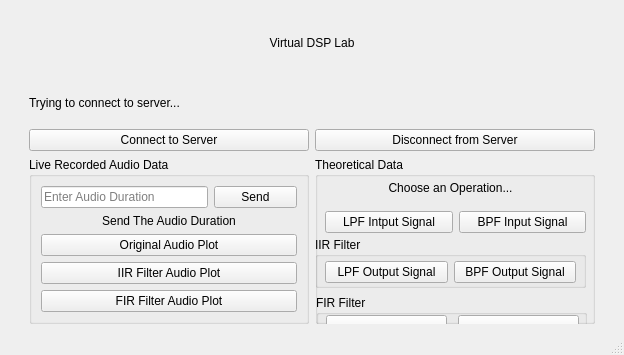
<?xml version="1.0" encoding="UTF-8"?>
<ui version="4.0">
 <class>MainWindow</class>
 <widget class="QMainWindow" name="MainWindow">
  <property name="geometry">
   <rect>
    <x>0</x>
    <y>0</y>
    <width>624</width>
    <height>355</height>
   </rect>
  </property>
  <property name="windowTitle">
   <string>Client</string>
  </property>
  <property name="statusTip">
   <string>Ranajit Das            Dipankar Ray           Suhana Das          Sujoy Mondal (Project Mentor)</string>
  </property>
  <property name="layoutDirection">
   <enum>Qt::LeftToRight</enum>
  </property>
  <widget class="QWidget" name="centralwidget">
   <layout class="QGridLayout" name="gridLayout">
    <item row="1" column="0" rowspan="2">
     <spacer name="verticalSpacer">
      <property name="orientation">
       <enum>Qt::Vertical</enum>
      </property>
      <property name="sizeHint" stdset="0">
       <size>
        <width>20</width>
        <height>83</height>
       </size>
      </property>
     </spacer>
    </item>
    <item row="1" column="1" colspan="2">
     <layout class="QVBoxLayout" name="verticalLayout">
      <item>
       <widget class="QLabel" name="label">
        <property name="styleSheet">
         <string notr="true">font: 14pt &quot;Times New Roman&quot;;</string>
        </property>
        <property name="text">
         <string>Trying to connect to server...</string>
        </property>
       </widget>
      </item>
      <item>
       <layout class="QHBoxLayout" name="horizontalLayout">
        <item>
         <widget class="QPushButton" name="connect_button">
          <property name="text">
           <string>Connect to Server</string>
          </property>
         </widget>
        </item>
        <item>
         <widget class="QPushButton" name="disconnect_button">
          <property name="text">
           <string>Disconnect from Server</string>
          </property>
         </widget>
        </item>
       </layout>
      </item>
     </layout>
    </item>
    <item row="1" column="3" rowspan="2">
     <spacer name="verticalSpacer_2">
      <property name="orientation">
       <enum>Qt::Vertical</enum>
      </property>
      <property name="sizeHint" stdset="0">
       <size>
        <width>20</width>
        <height>83</height>
       </size>
      </property>
     </spacer>
    </item>
    <item row="2" column="1">
     <widget class="QGroupBox" name="groupBox">
      <property name="title">
       <string>Live Recorded Audio Data</string>
      </property>
      <layout class="QGridLayout" name="gridLayout_4">
       <item row="3" column="0" colspan="3">
        <widget class="QPushButton" name="IIR_plot">
         <property name="text">
          <string>IIR Filter Audio Plot</string>
         </property>
        </widget>
       </item>
       <item row="2" column="0" colspan="3">
        <widget class="QPushButton" name="start_plot">
         <property name="text">
          <string>Original Audio Plot</string>
         </property>
        </widget>
       </item>
       <item row="1" column="0" colspan="3">
        <widget class="QLabel" name="label_2">
         <property name="styleSheet">
          <string notr="true">font: 8pt &quot;Times New Roman&quot;;
font: 9pt &quot;MS Shell Dlg 2&quot;;</string>
         </property>
         <property name="text">
          <string>Send The Audio Duration</string>
         </property>
         <property name="alignment">
          <set>Qt::AlignCenter</set>
         </property>
        </widget>
       </item>
       <item row="4" column="0" colspan="3">
        <widget class="QPushButton" name="FIR_Plot">
         <property name="text">
          <string>FIR Filter Audio Plot</string>
         </property>
        </widget>
       </item>
       <item row="0" column="2">
        <widget class="QPushButton" name="send_button">
         <property name="text">
          <string>Send</string>
         </property>
        </widget>
       </item>
       <item row="0" column="0" colspan="2">
        <widget class="QLineEdit" name="Duration_line_edit">
         <property name="text">
          <string/>
         </property>
         <property name="placeholderText">
          <string>Enter Audio Duration</string>
         </property>
        </widget>
       </item>
      </layout>
     </widget>
    </item>
    <item row="2" column="2">
     <widget class="QGroupBox" name="groupBox_2">
      <property name="title">
       <string>Theoretical Data</string>
      </property>
      <widget class="QGroupBox" name="groupBox_3">
       <property name="geometry">
        <rect>
         <x>0</x>
         <y>80</y>
         <width>271</width>
         <height>51</height>
        </rect>
       </property>
       <property name="title">
        <string>IIR Filter</string>
       </property>
       <widget class="QWidget" name="layoutWidget">
        <property name="geometry">
         <rect>
          <x>10</x>
          <y>20</y>
          <width>251</width>
          <height>31</height>
         </rect>
        </property>
        <layout class="QHBoxLayout" name="horizontalLayout_3">
         <item>
          <widget class="QPushButton" name="IIRLPF">
           <property name="text">
            <string>LPF Output Signal</string>
           </property>
          </widget>
         </item>
         <item>
          <widget class="QPushButton" name="IIRBPF">
           <property name="text">
            <string>BPF Output Signal</string>
           </property>
          </widget>
         </item>
        </layout>
       </widget>
      </widget>
      <widget class="QGroupBox" name="groupBox_4">
       <property name="geometry">
        <rect>
         <x>1</x>
         <y>138</y>
         <width>271</width>
         <height>51</height>
        </rect>
       </property>
       <property name="title">
        <string>FIR Filter</string>
       </property>
       <widget class="QPushButton" name="FIRLPF">
        <property name="geometry">
         <rect>
          <x>10</x>
          <y>20</y>
          <width>121</width>
          <height>28</height>
         </rect>
        </property>
        <property name="text">
         <string>LPF Output Signal</string>
        </property>
       </widget>
       <widget class="QPushButton" name="FIRBPF">
        <property name="geometry">
         <rect>
          <x>142</x>
          <y>20</y>
          <width>121</width>
          <height>28</height>
         </rect>
        </property>
        <property name="text">
         <string>BPF Output Siganl</string>
        </property>
       </widget>
      </widget>
      <widget class="QWidget" name="layoutWidget">
       <property name="geometry">
        <rect>
         <x>10</x>
         <y>50</y>
         <width>261</width>
         <height>31</height>
        </rect>
       </property>
       <layout class="QHBoxLayout" name="horizontalLayout_2">
        <item>
         <widget class="QPushButton" name="LPFinput">
          <property name="text">
           <string>LPF Intput Signal</string>
          </property>
         </widget>
        </item>
        <item>
         <widget class="QPushButton" name="BPFinput">
          <property name="text">
           <string>BPF Input Signal</string>
          </property>
         </widget>
        </item>
       </layout>
      </widget>
      <widget class="QLabel" name="label_3">
       <property name="geometry">
        <rect>
         <x>0</x>
         <y>20</y>
         <width>271</width>
         <height>21</height>
        </rect>
       </property>
       <property name="styleSheet">
        <string notr="true">font: 10pt &quot;Times New Roman&quot;;</string>
       </property>
       <property name="text">
        <string>Choose an Operation...</string>
       </property>
       <property name="alignment">
        <set>Qt::AlignCenter</set>
       </property>
      </widget>
     </widget>
    </item>
    <item row="0" column="1" colspan="2">
     <widget class="QLabel" name="label_4">
      <property name="styleSheet">
       <string notr="true">font: 63 16pt &quot;Bahnschrift SemiBold&quot;;</string>
      </property>
      <property name="text">
       <string>Virtual DSP Lab</string>
      </property>
      <property name="alignment">
       <set>Qt::AlignCenter</set>
      </property>
     </widget>
    </item>
   </layout>
  </widget>
  <widget class="QStatusBar" name="statusbar"/>
 </widget>
 <resources/>
 <connections/>
</ui>
